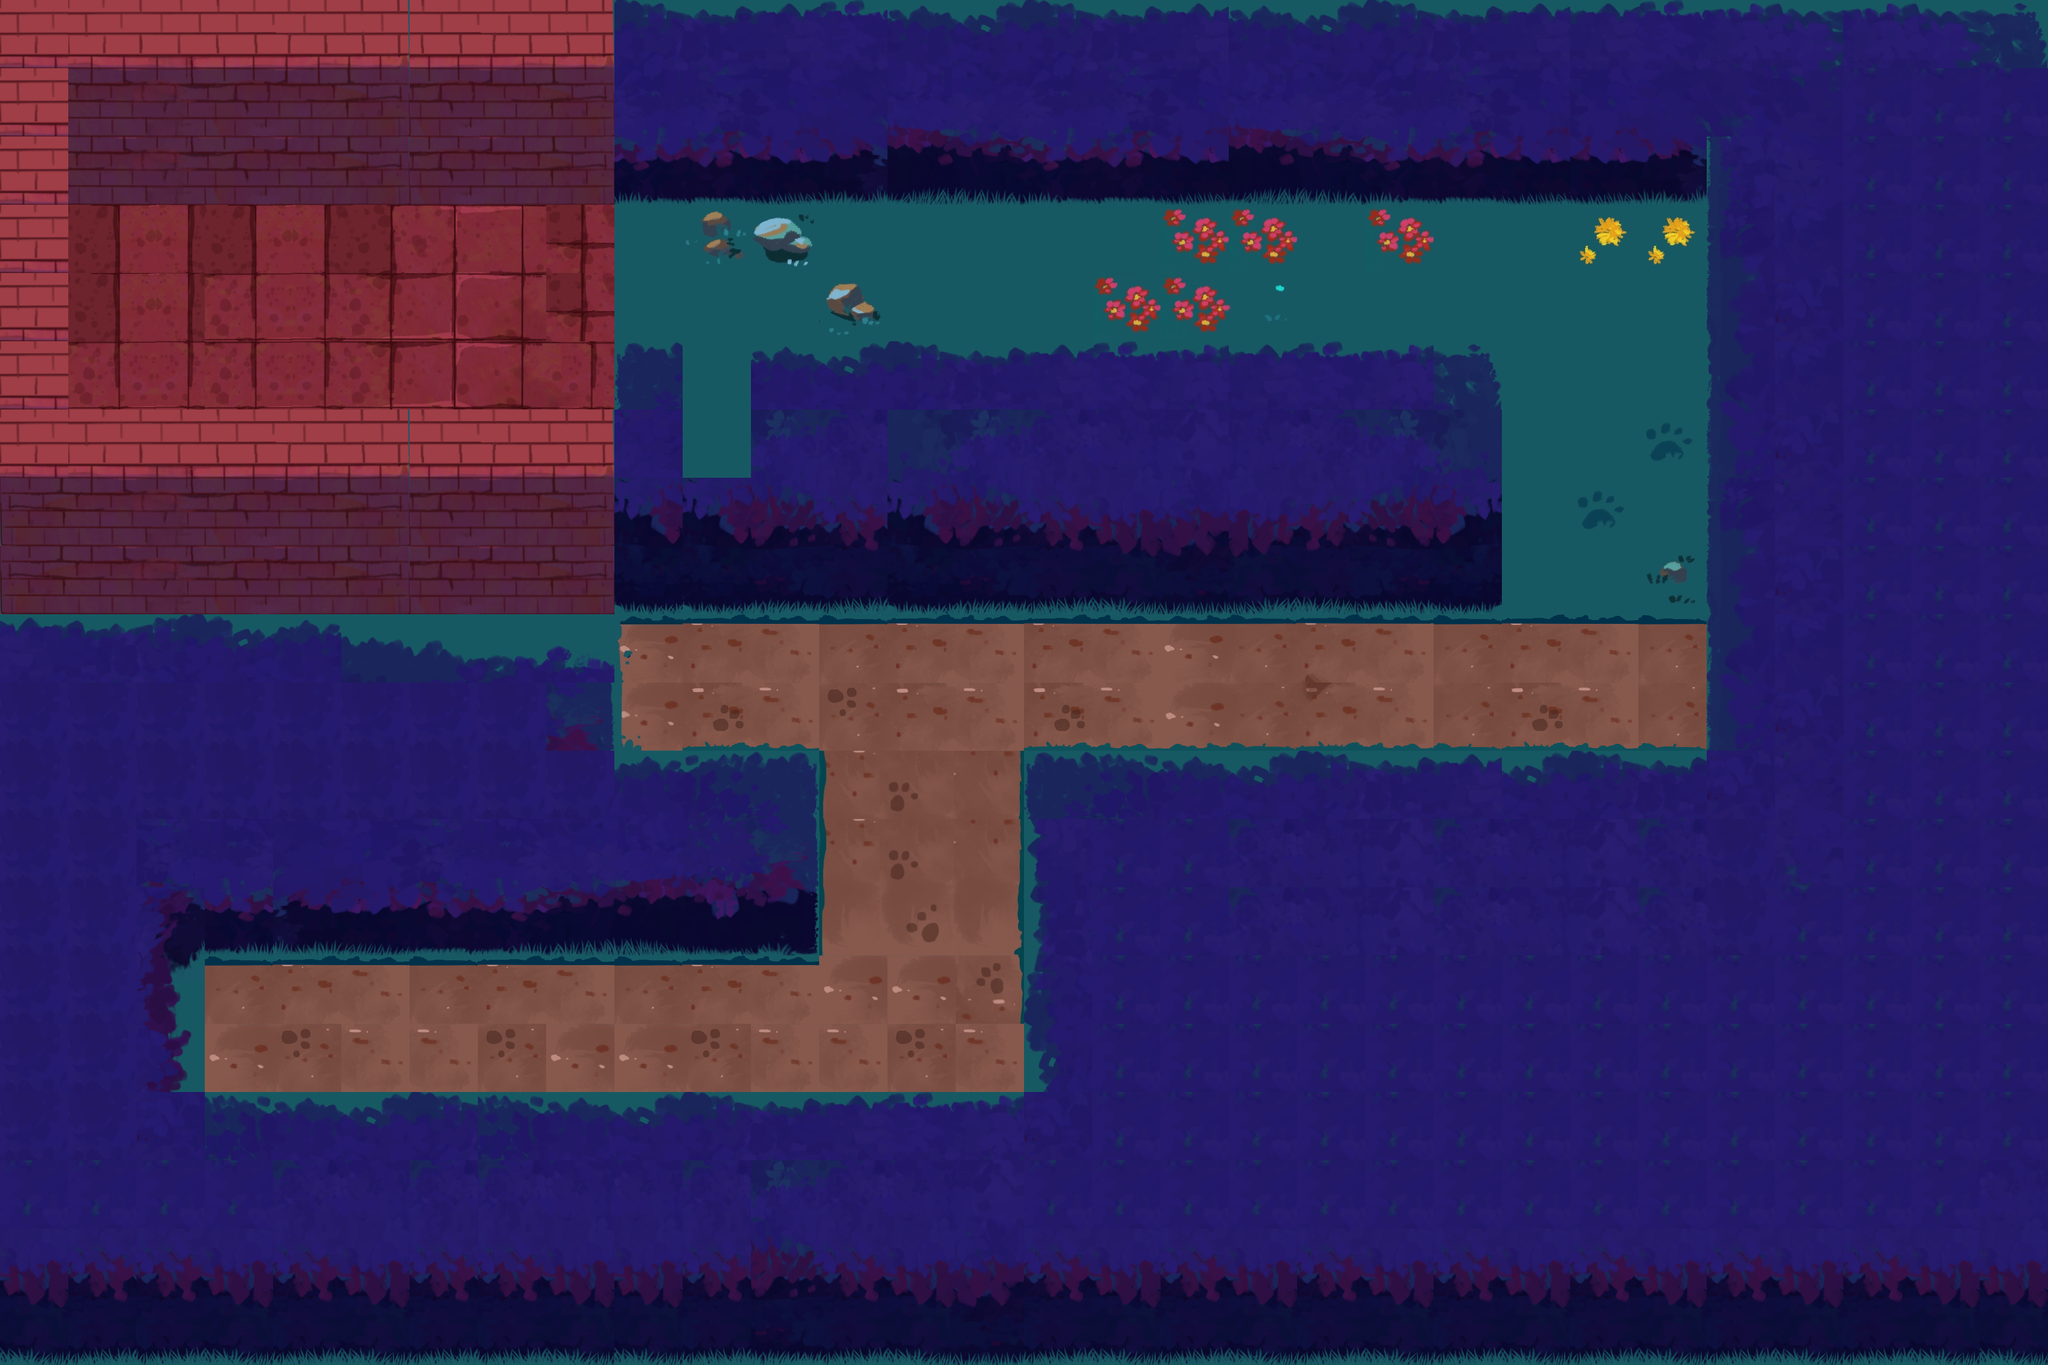

Tiled map render using the project's own tile images. Description and the whole map definition, tile-layer contents included, below:
An orthogonal 30x20 tile map with 128x128 px tiles, 1 tile layer (ground), 7 tilesets and 21 objects (2x Guard, Exit, Vent, Cat, Camera, ...).

<map version="1.10" tiledversion="1.11.2" orientation="orthogonal" renderorder="right-down" width="30" height="20" tilewidth="128" tileheight="128" infinite="0" nextlayerid="4" nextobjectid="44">
 <tileset firstgid="1" source="../tilesets/path-1.tsx" />
 <tileset firstgid="211" source="../tilesets/path-2.tsx" />
 <tileset firstgid="421" source="../tilesets/path-3.tsx" />
 <tileset firstgid="677" source="../tilesets/walls-1.tsx" />
 <tileset firstgid="887" source="../tilesets/walls-2.tsx" />
 <tileset firstgid="1097" source="../tilesets/decorations.tsx" />
 <tileset firstgid="1217" source="../tilesets/trees.tsx" />
 <layer id="1" name="ground" width="30" height="20">
  <data encoding="csv">
895,895,896,897,898,899,897,898,899,728,729,730,731,726,727,728,729,730,726,727,728,729,730,730,731,732,733,732,733,734,
895,910,911,912,913,914,912,913,914,743,744,745,746,741,742,743,744,745,741,742,743,744,745,745,746,747,748,838,838,838,
895,910,911,912,913,914,912,913,914,758,759,760,761,756,757,758,759,760,756,757,758,759,760,760,761,3221226296,763,838,838,838,
895,994,995,994,995,996,997,998,278,786,1201,1202,154,154,154,141,155,1150,1150,140,1150,156,140,1141,1141,3221226281,778,838,838,838,
895,994,995,1009,1010,1011,1012,1013,278,786,786,155,1213,155,784,784,1150,1150,1151,784,784,784,784,790,791,3221226266,793,838,838,838,
895,1009,1010,1009,1010,1011,1012,1013,1014,724,786,726,727,728,729,730,731,732,730,731,732,734,785,141,141,3221226251,778,838,838,838,
895,895,896,897,898,899,897,898,899,808,786,833,834,832,833,834,835,836,2147484483,2147484482,2147484481,2147484480,785,141,1209,3221226236,793,838,838,838,
909,910,911,912,913,914,912,913,914,847,847,848,849,847,848,849,850,851,2147484498,2147484497,2147484496,2147484495,785,1209,141,3221226281,808,838,838,838,
909,910,911,912,913,914,912,913,914,862,862,863,864,862,863,864,865,866,2147484513,2147484512,2147484511,2147484510,785,314,1214,3221226266,793,838,838,838,
2147484378,2147484377,2147484376,2147484375,2147484374,818,819,820,821,565,348,349,347,348,349,348,349,350,351,352,353,347,348,349,347,3221226251,778,838,838,838,
837,837,837,837,837,837,837,837,2147484387,645,378,379,362,363,364,378,379,380,381,382,383,377,378,379,377,3221226236,793,838,838,838,
837,837,837,837,837,837,837,837,837,2147484374,2147484373,2147484372,642,643,644,724,725,726,727,728,729,730,727,728,729,793,808,838,838,838,
837,837,2147484392,2147484391,2147484394,2147484393,2147484392,2147484391,2147484390,2147484389,2147484388,2147484387,642,643,644,1610613466,838,838,834,835,836,834,835,836,834,837,823,838,838,838,
837,837,2147484410,2147484406,2147484409,2147484408,2147484407,2147484406,2147484405,2147484404,2147484403,2147484402,658,659,660,1610613465,838,838,834,835,836,834,835,836,834,837,838,838,838,838,
837,837,2147484425,347,348,349,347,348,349,347,348,349,585,585,628,1610613464,838,838,838,838,838,838,838,838,838,838,838,838,838,838,
837,837,2147484440,585,582,584,584,582,585,585,582,584,584,582,584,1610613463,838,838,838,838,838,838,838,838,838,838,838,838,838,838,
837,837,793,725,726,727,728,725,726,727,728,729,730,731,732,793,838,838,838,838,838,838,838,838,838,838,838,838,838,838,
838,838,838,838,834,835,834,834,835,835,834,833,834,835,836,838,838,838,838,838,838,838,838,838,838,838,838,838,838,835,
850,849,849,850,849,850,849,849,850,850,849,848,849,850,851,849,850,849,850,849,850,849,850,849,850,849,850,849,850,850,
865,864,864,865,864,865,864,864,865,865,864,863,864,865,866,864,865,864,865,864,865,864,865,864,865,864,865,864,865,865
</data>
 </layer>
 <objectgroup id="2" name="walls">
  <object id="9" x="0" y="1152" width="1152" height="640" />
  <object id="10" x="1152" y="1408" width="384" height="384" />
  <object id="11" x="0" y="1792" width="384" height="768" />
  <object id="16" x="3200" y="0" width="640" height="1536" />
  <object id="18" x="0" y="0" width="3200" height="384" />
  <object id="19" x="0" y="384" width="128" height="768" />
  <object id="20" x="128" y="768" width="1024" height="384" />
  <object id="30" x="1920" y="1408" width="1920" height="768" />
  <object id="31" x="384" y="2048" width="3456" height="512" />
  <object id="39" x="1152" y="640" width="128" height="512" />
  <object id="41" x="1280" y="896" width="128" height="256" />
  <object id="43" x="1408" y="640" width="1408" height="512" />
 </objectgroup>
 <objectgroup id="3" name="objects">
  <object id="1" type="Exit" x="834.746" y="606.946">
   <properties>
    <property name="creature" propertytype="ExitCreature" value="RABBIT" />
   </properties>
   <point />
  </object>
  <object id="2" type="Guard" x="1354.55" y="1273.46">
   <properties>
    <property name="angle" type="float" value="270" />
    <property name="path" type="object" value="3" />
   </properties>
   <point />
  </object>
  <object id="3" x="1272.73" y="1294.31">
   <polyline points="0,0 403.03,0" />
  </object>
  <object id="4" type="Vent" x="2524.12" y="1256.37">
   <point />
  </object>
  <object id="5" type="Cat" x="599.37" y="1927.76">
   <point />
  </object>
  <object id="6" type="Camera" x="1588.76" y="405.194">
   <properties>
    <property name="angle" type="float" value="270" />
    <property name="fov" type="float" value="60" />
    <property name="viewDistance" type="float" value="5" />
   </properties>
   <point />
  </object>
  <object id="8" type="Octopus" x="3071.54" y="631.817">
   <point />
  </object>
  <object id="35" type="Text" x="2486.57" y="1479.66">
   <properties>
    <property name="text" value="You can hide from guards in vents!" />
   </properties>
   <point />
  </object>
  <object id="38" type="Guard" x="1336.36" y="836.364">
   <properties>
    <property name="angle" type="float" value="270" />
    <property name="path" type="object" value="0" />
   </properties>
   <point />
  </object>
 </objectgroup>
</map>
